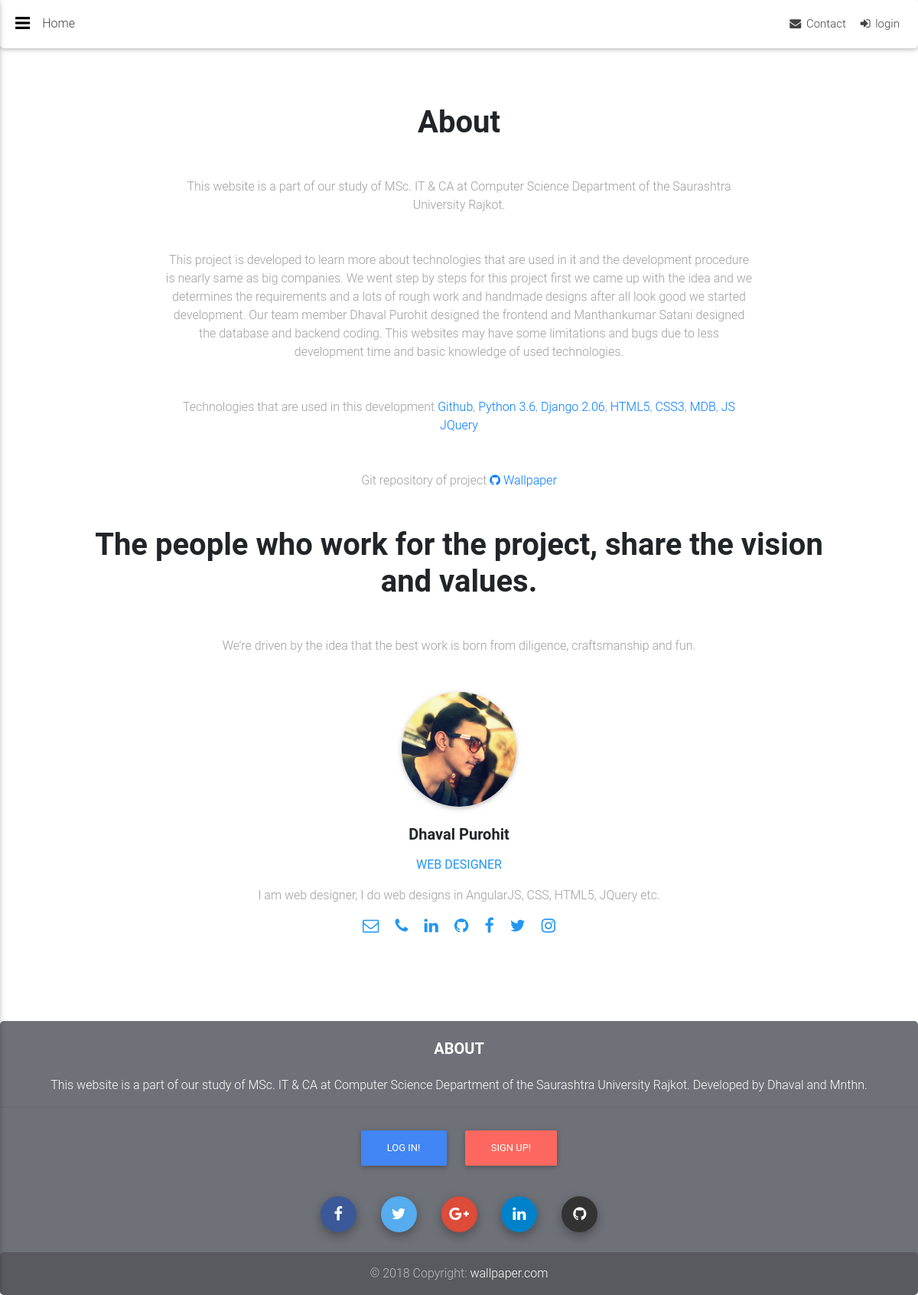
Page /about/ on the earlier database version.
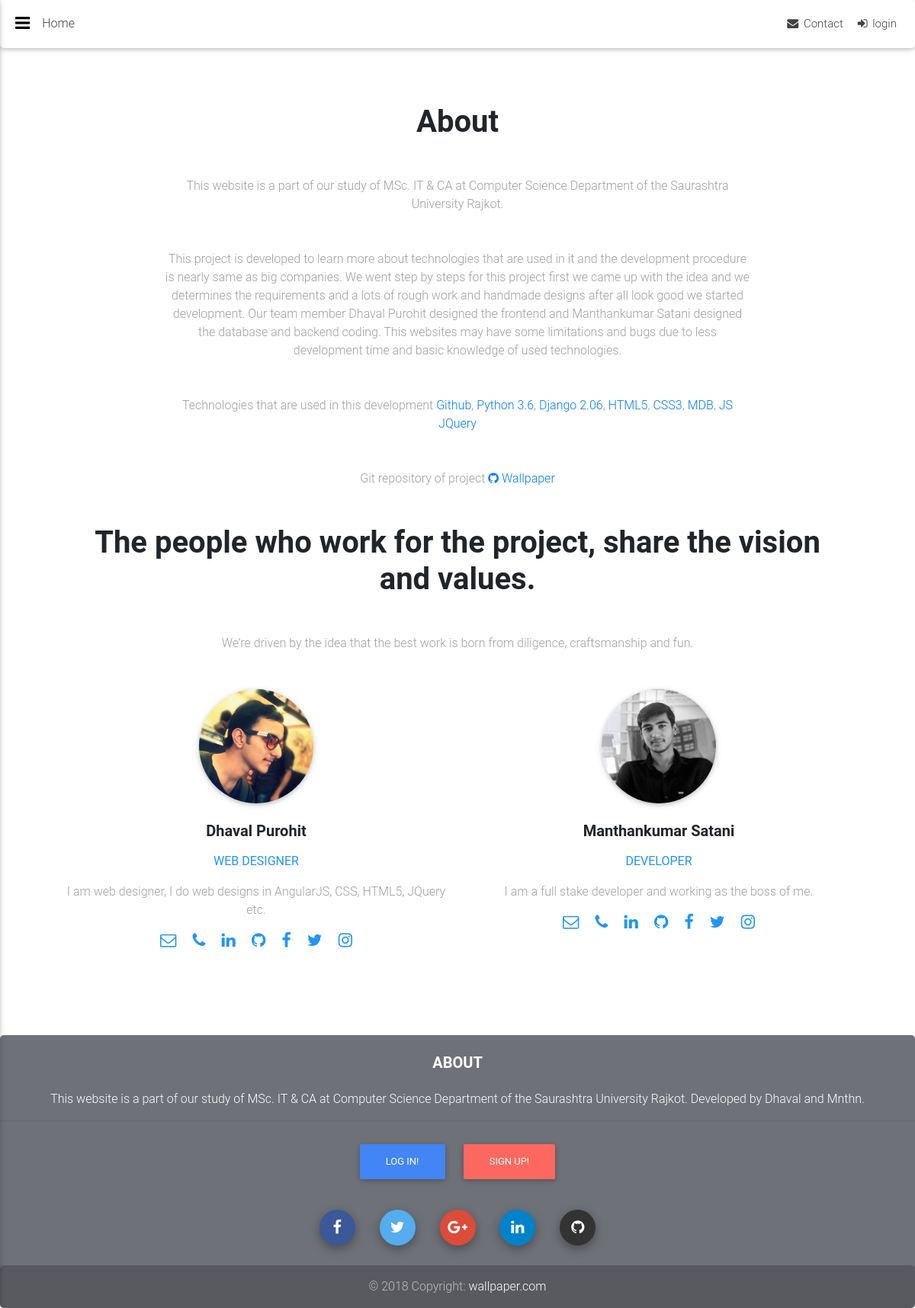
Same page on the later database version.
### walls/models.py (models this page shows, shortened)
class TeamMembers(models.Model):
    first_name = models.CharField(max_length=15)
    last_name = models.CharField(max_length=15)
    email = models.EmailField()
    phone = models.IntegerField()
    position = models.CharField(max_length=30)
    skills = models.CharField(max_length=100)
    description = models.TextField(max_length=300)
    image = models.ImageField(upload_to=upload_image)
    github = models.URLField(null=True)
    linkedin = models.URLField(null=True)
    instagram = models.URLField(null=True)
    twitter = models.URLField(null=True)
    facebook = models.URLField(null=True)
    active = models.BooleanField(default=1, choices=STATUS)
    created_at = models.DateTimeField(auto_now_add=True)
    modified_at = models.DateTimeField(auto_now=True)
    def __str__(self):
        return self.first_name + ' ' + self.last_name
    def upload_to(self):
        return 'site_media/teammember/'

### walls/views.py (the view)
# urls.py: path('about/', views.about, name="about"),
def about(request):
    team = TeamMembers.objects.all()
    try:
        totalteam = int(12/len(team))
    except:
        totalteam = 0
    return render(request, 'user/about.html', {'members':team,'totalmember':totalteam})

### walls/context_processors.py (called while the page is built)
def add_variable_to_context(request):
    return {
        'categories': Categories.objects.filter(active=True)
    }

### walls/templates/user/about.html (shortened to what the changed rows need)
{% extends "user/main_loggedin.html" %}
{% block main_content %}
<div class="container">
    <section class="team-section text-center my-5">
        <h2 class="h1-responsive font-weight-bold my-5">About</h2>
        <h2 class="h1-responsive font-weight-bold my-5">The people who work for the project, share the vision and
            values.</h2>
        <div class="row">
            {% for item in members %}
            <div class="col-md-{{ totalmember }} mb-5">
                <div class="avatar mx-auto">
                    <img src="{{ item.image.url }}" class="rounded-circle z-depth-1" alt="Avatar">
                </div>
                <h5 class="font-weight-bold mt-4 mb-3">{{ item }}</h5>
                <p class="text-uppercase blue-text"><strong>{{ item.position }}</strong></p>
                <p class="grey-text">{{ item.description }}</p>
                <ul class="list-unstyled mb-0">
                    <a class="p-2 fa-lg ins-ic" href='mail:{{ item.email }}'>
                        <i class="fa fa-envelope-o blue-text"> </i>
                    </a>
                    <a class="p-2 fa-lg ins-ic" href='tel:{{ item.phone }}'>
                        <i class="fa fa-phone blue-text"> </i>
                    </a>
                    <a class="p-2 fa-lg ins-ic" href='{{ item.linkedin }}'>
                        <i class="fa fa-linkedin blue-text"> </i>
                    </a>
                    <a class="p-2 fa-lg ins-ic" href='{{ item.github }}'>
                        <i class="fa fa-github blue-text"> </i>
                    </a>
                    <a class="p-2 fa-lg fb-ic" href='{{ item.facebook }}'>
                        <i class="fa fa-facebook blue-text"> </i>
                    </a>
                    <a class="p-2 fa-lg tw-ic" href='{{ item.twitter }}'>
                        <i class="fa fa-twitter blue-text"> </i>
                    </a>
                    <a class="p-2 fa-lg ins-ic" href='{{ item.instagram }}'>
                        <i class="fa fa-instagram blue-text"> </i>
                    </a>
                </ul>
            </div>
            {% endfor %}
        </div>
    </section>
</div>
{% endblock main_content %}

Differences in the rows shown:
added TeamMembers: image (picture), first_name+last_name "Manthankumar Satani", position "DEVELOPER", description "I am a full stake developer and working as the boss of me."
